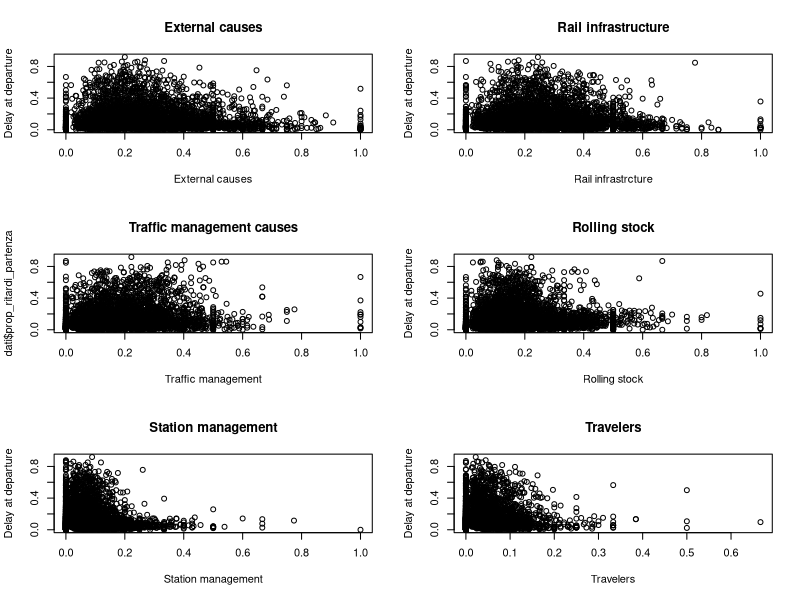

Source code (R): (Note: this script raises an error after producing the figure.)
library(readxl)
data=read_excel('trains_update_2610.xlsx')
N=dim(data)[1]
set.seed(1)

finestra_grafica=function(t){
  if(t==0) quartz()
  if(t==1) x11()
} #per usare il giusto comando per l'apertura della finestra grafica
t = 0 #0 per quartz, 1 per x11(): unica volta in cui viene usata la variabile t

library(tidyverse)
tratte = vector(mode = "character", length = N)
for (i in 1:N) {
  tratte[i]=paste(data$route[i],paste(data$year[i], data$month[i], sep = " "), sep = " / ")
}

servizio = factor(data$service)
livelli_servizio = levels(servizio)

#idea: fare un additive model che mi permetta di spiegare quale sia la probabilità di avere un treno in
#      ritardo alla partenza o all'arrivo, in ritardo di più di un tot in funzione delle varie
#      cause possibili, per poi poterci fare sopra sensitivity analysis, in modo da capire su cosa si debba intervenire
#
#avendo fatto ANOVA: differenza tra dati nazionali ed internazionali: faccio le due analisi separatamente (mi concentro sui nazionali)
#
#Vari punti di domanda: -è meglio usare dei dati funzionali?
#                       -è meglio tenere la proporzione, oppure passare al logit? 
#                         Al momento ritengo l'utilizzo del logit più sensato:
#                         PROBLEMA: noi non abbiamo una risposta binaria: non possiamo crearla siccome non sapremmo come spezzare le varie cause del ritardo nel caso vi sia effettivamente un ritardo
#                       -come tenere in considerazione l'andamento temporale: 
#                        o si inseriscono delle dummy per i vari anni, trattandoli come mixed effects
#                        oppure si potrebbe utilizzare il modello di regressione con dati funzionali(al momento, questo è il modello più complesso ma anche forse il più sensato)

#STEP 1: prendo i logit di tutte queste proporzioni, e faccio un modello di regressione prendendo tutti
#        i dati, senza tenere in considerazione dell'andamento temporale

dati = data_frame(prop_ritardi_partenza=(data$num_late_at_departure/data$total_num_trips),
                  prop_ritard_arrivo=(data$num_arriving_late/data$total_num_trips),
                  external_causes=(data$delay_cause_external_cause),
                  rail_infrastructure=(data$delay_cause_rail_infrastructure),
                  traffic_management=(data$delay_cause_traffic_management),
                  rolling_stock=(data$delay_cause_rolling_stock),
                  station_management=(data$delay_cause_station_management),
                  cause_travelers=(data$delay_cause_travelers),
                  ) #la mia variabile risposta è la probabilità di partire in ritardo
dati=dati[which(data$service==livelli_servizio[2]),]
dati=na.omit(dati)

finestra_grafica(t)
par(mfrow=c(3,2))
plot(dati$external_causes,dati$prop_ritardi_partenza, xlab="External causes", ylab="Delay at departure", main="External causes")
plot(dati$rail_infrastructure ,dati$prop_ritardi_partenza, xlab="Rail infrastrcture", ylab="Delay at departure", main="Rail infrastructure")
plot(dati$traffic_management ,dati$prop_ritardi_partenza, xlab="Traffic management", main="Traffic management causes")
plot(dati$rolling_stock,dati$prop_ritardi_partenza, xlab="Rolling stock", ylab="Delay at departure", main="Rolling stock")
plot(dati$station_management,dati$prop_ritardi_partenza, xlab="Station management", ylab="Delay at departure", main="Station management")
plot(dati$cause_travelers,dati$prop_ritardi_partenza, xlab="Travelers", ylab="Delay at departure", main="Travelers")
#in nessun caso vi è una relazione lineare: devo usare le splines


#external causes
model_ext <-
  lm(dati$prop_ritardi_partenza ~ bs(dati$external_causes, degree = 2,knots=c(10000)), data = dati)
summary(model_ext)

new_data= data.frame( seq( range(dati$external_causes)[1], range(dati$external_causes)[2], by=0.01 ) ) 
preds=predict(model_ext,se=T)
se.bands=cbind(preds$fit +2* preds$se.fit ,preds$fit -2* preds$se.fit)

finestra_grafica(t)
plot(dati$external_causes,dati$prop_ritardi_partenza,cex =.5, col =" darkgrey " )
lines(dati$external_causes,preds$fit ,lwd =2, col =" blue")
matlines(dati$external_causes, se.bands ,lwd =1, col =" blue",lty =3)
#questa strada non mi sembra assolutamente percorribile: la prima volta ho usato il logit, ora le semplici 
#proporzioni, però non mi sembrano risultati soddisfacenti: è sufficiente trovare un buon modello
#per collegare la prop della risposta con le probabilità delle varie cause di ritardo, e poi si usa il gam
#però verosimilmente bisognerà passare al'utilizzo di dati funzionali